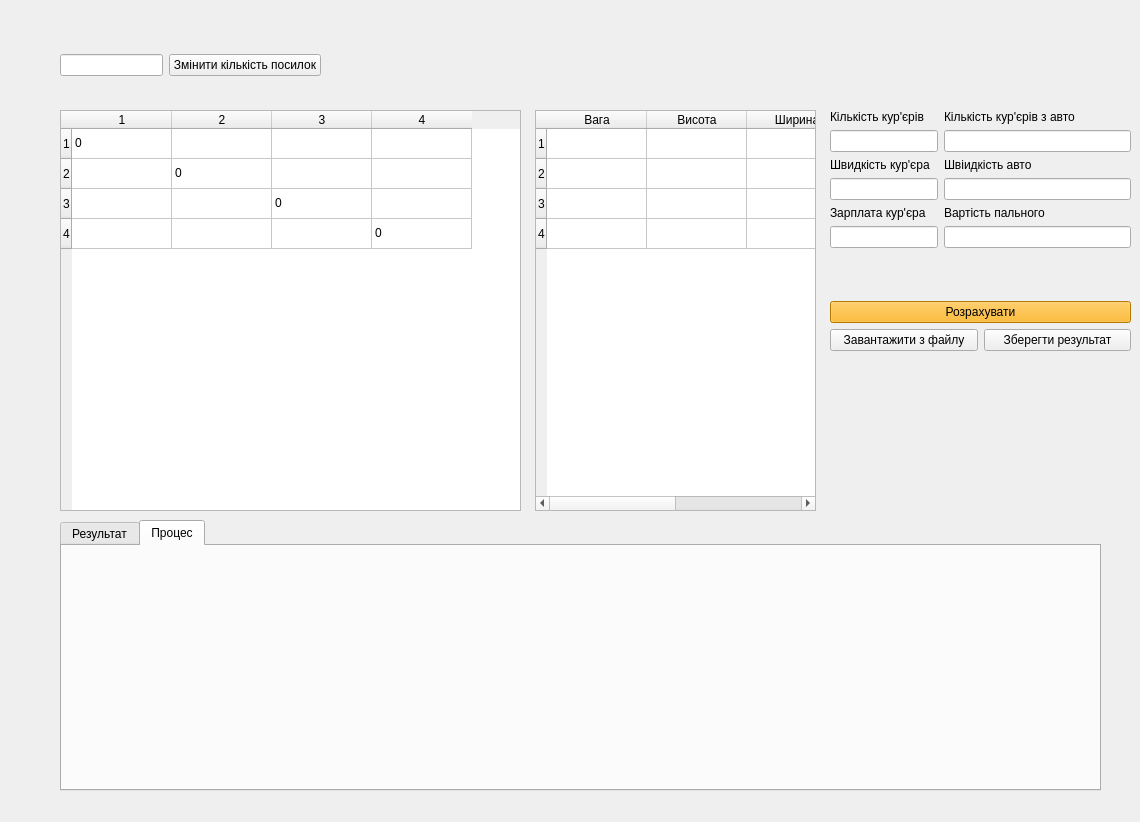
<?xml version="1.0" encoding="UTF-8"?>
<ui version="4.0">
 <class>MainWindow</class>
 <widget class="QMainWindow" name="MainWindow">
  <property name="geometry">
   <rect>
    <x>0</x>
    <y>0</y>
    <width>1140</width>
    <height>822</height>
   </rect>
  </property>
  <property name="windowTitle">
   <string>MainWindow</string>
  </property>
  <widget class="QWidget" name="centralwidget">
   <widget class="QWidget" name="verticalLayoutWidget">
    <property name="geometry">
     <rect>
      <x>830</x>
      <y>110</y>
      <width>301</width>
      <height>241</height>
     </rect>
    </property>
    <layout class="QVBoxLayout" name="verticalLayout_3">
     <item>
      <layout class="QFormLayout" name="formLayout">
       <item row="0" column="0">
        <widget class="QLabel" name="label">
         <property name="enabled">
          <bool>true</bool>
         </property>
         <property name="styleSheet">
          <string notr="true"/>
         </property>
         <property name="text">
          <string>Кількість кур'єрів</string>
         </property>
        </widget>
       </item>
       <item row="0" column="1">
        <widget class="QLabel" name="label_2">
         <property name="enabled">
          <bool>true</bool>
         </property>
         <property name="text">
          <string>Кількість кур'єрів з авто</string>
         </property>
        </widget>
       </item>
       <item row="1" column="0">
        <widget class="QLineEdit" name="n"/>
       </item>
       <item row="1" column="1">
        <widget class="QLineEdit" name="m">
         <property name="text">
          <string/>
         </property>
        </widget>
       </item>
       <item row="2" column="0">
        <widget class="QLabel" name="label_3">
         <property name="enabled">
          <bool>true</bool>
         </property>
         <property name="text">
          <string>Швидкість кур'єра</string>
         </property>
        </widget>
       </item>
       <item row="2" column="1">
        <widget class="QLabel" name="label_4">
         <property name="enabled">
          <bool>true</bool>
         </property>
         <property name="text">
          <string>Швіидкість авто</string>
         </property>
        </widget>
       </item>
       <item row="3" column="0">
        <widget class="QLineEdit" name="vk"/>
       </item>
       <item row="3" column="1">
        <widget class="QLineEdit" name="va"/>
       </item>
       <item row="4" column="0">
        <widget class="QLabel" name="label_5">
         <property name="enabled">
          <bool>true</bool>
         </property>
         <property name="text">
          <string>Зарплата кур'єра</string>
         </property>
        </widget>
       </item>
       <item row="4" column="1">
        <widget class="QLabel" name="label_6">
         <property name="enabled">
          <bool>true</bool>
         </property>
         <property name="text">
          <string>Вартість пального</string>
         </property>
        </widget>
       </item>
       <item row="5" column="1">
        <widget class="QLineEdit" name="a_pay"/>
       </item>
       <item row="5" column="0">
        <widget class="QLineEdit" name="k_pay"/>
       </item>
      </layout>
     </item>
     <item>
      <widget class="QPushButton" name="load_data">
       <property name="styleSheet">
        <string notr="true">background-color: rgb(255, 170, 0);</string>
       </property>
       <property name="text">
        <string>Розрахувати</string>
       </property>
      </widget>
     </item>
     <item>
      <layout class="QHBoxLayout" name="horizontalLayout_5">
       <item>
        <widget class="QPushButton" name="browseFileButton">
         <property name="text">
          <string>Завантажити з файлу</string>
         </property>
        </widget>
       </item>
       <item>
        <widget class="QPushButton" name="pushButton">
         <property name="text">
          <string>Зберегти результат</string>
         </property>
        </widget>
       </item>
      </layout>
     </item>
    </layout>
   </widget>
   <widget class="QTabWidget" name="tabWidget">
    <property name="geometry">
     <rect>
      <x>60</x>
      <y>520</y>
      <width>1041</width>
      <height>271</height>
     </rect>
    </property>
    <property name="currentIndex">
     <number>1</number>
    </property>
    <widget class="QWidget" name="resultTub">
     <attribute name="title">
      <string>Результат</string>
     </attribute>
    </widget>
    <widget class="QWidget" name="logTab">
     <attribute name="title">
      <string>Процес</string>
     </attribute>
    </widget>
   </widget>
   <widget class="QWidget" name="horizontalLayoutWidget_2">
    <property name="geometry">
     <rect>
      <x>60</x>
      <y>40</y>
      <width>261</width>
      <height>51</height>
     </rect>
    </property>
    <layout class="QHBoxLayout" name="horizontalLayout_3">
     <item>
      <widget class="QLineEdit" name="rowCount"/>
     </item>
     <item>
      <widget class="QPushButton" name="changeCount">
       <property name="text">
        <string>Змінити кількість посилок</string>
       </property>
      </widget>
     </item>
    </layout>
   </widget>
   <widget class="QTableWidget" name="parcelsTable">
    <property name="geometry">
     <rect>
      <x>535</x>
      <y>110</y>
      <width>281</width>
      <height>401</height>
     </rect>
    </property>
    <row>
     <property name="text">
      <string>1</string>
     </property>
    </row>
    <row>
     <property name="text">
      <string>2</string>
     </property>
    </row>
    <row>
     <property name="text">
      <string>3</string>
     </property>
    </row>
    <row>
     <property name="text">
      <string>4</string>
     </property>
    </row>
    <column>
     <property name="text">
      <string>Вага</string>
     </property>
    </column>
    <column>
     <property name="text">
      <string>Висота</string>
     </property>
    </column>
    <column>
     <property name="text">
      <string>Ширина</string>
     </property>
    </column>
    <column>
     <property name="text">
      <string>Довжина</string>
     </property>
    </column>
   </widget>
   <widget class="QTableWidget" name="distanceTable">
    <property name="enabled">
     <bool>true</bool>
    </property>
    <property name="geometry">
     <rect>
      <x>60</x>
      <y>110</y>
      <width>461</width>
      <height>401</height>
     </rect>
    </property>
    <property name="focusPolicy">
     <enum>Qt::StrongFocus</enum>
    </property>
    <row>
     <property name="text">
      <string>1</string>
     </property>
    </row>
    <row>
     <property name="text">
      <string>2</string>
     </property>
    </row>
    <row>
     <property name="text">
      <string>3</string>
     </property>
    </row>
    <row>
     <property name="text">
      <string>4</string>
     </property>
    </row>
    <column>
     <property name="text">
      <string>1</string>
     </property>
    </column>
    <column>
     <property name="text">
      <string>2</string>
     </property>
    </column>
    <column>
     <property name="text">
      <string>3</string>
     </property>
    </column>
    <column>
     <property name="text">
      <string>4</string>
     </property>
    </column>
    <item row="0" column="0">
     <property name="text">
      <string>0</string>
     </property>
    </item>
    <item row="1" column="1">
     <property name="text">
      <string>0</string>
     </property>
    </item>
    <item row="2" column="2">
     <property name="text">
      <string>0</string>
     </property>
    </item>
    <item row="3" column="3">
     <property name="text">
      <string>0</string>
     </property>
    </item>
   </widget>
  </widget>
  <widget class="QMenuBar" name="menubar">
   <property name="geometry">
    <rect>
     <x>0</x>
     <y>0</y>
     <width>1140</width>
     <height>26</height>
    </rect>
   </property>
  </widget>
 </widget>
 <resources/>
 <connections/>
</ui>
